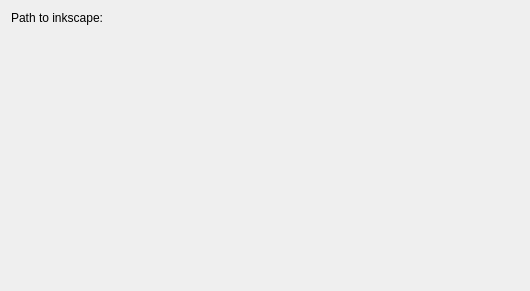
<?xml version="1.0" encoding="UTF-8"?>
<ui version="4.0">
 <class>Form</class>
 <widget class="QWidget" name="Form">
  <property name="geometry">
   <rect>
    <x>0</x>
    <y>0</y>
    <width>530</width>
    <height>291</height>
   </rect>
  </property>
  <property name="windowTitle">
   <string>Form</string>
  </property>
  <layout class="QGridLayout" name="gridLayout">
   <item row="0" column="0">
    <widget class="QLabel" name="label">
     <property name="text">
      <string>Path to inkscape:</string>
     </property>
    </widget>
   </item>
   <item row="1" column="0">
    <widget class="KLFPathChooser" name="INPUT_inkscape">
     <property name="path">
      <string>inkscape</string>
     </property>
    </widget>
   </item>
   <item row="2" column="0">
    <spacer name="verticalSpacer">
     <property name="orientation">
      <enum>Qt::Vertical</enum>
     </property>
     <property name="sizeHint" stdset="0">
      <size>
       <width>20</width>
       <height>182</height>
      </size>
     </property>
    </spacer>
   </item>
  </layout>
 </widget>
 <customwidgets>
  <customwidget>
   <class>KLFPathChooser</class>
   <extends>QFrame</extends>
   <header>klfpathchooser.h</header>
  </customwidget>
 </customwidgets>
 <resources/>
 <connections/>
</ui>
